Frame 1 (no input): blank canvas, image omitted
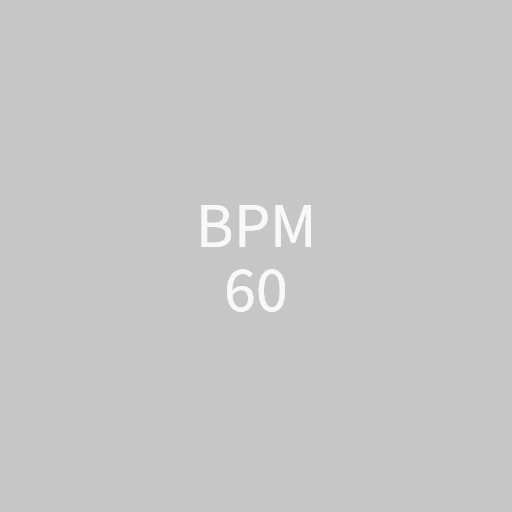
Frame 60 (the mouse pressed at the canvas centre just before this capture)
Frame 120 (the mouse held since frame 60 and released just before this capture): identical to frame 60, image omitted

The Processing sketch that drew this single still picture (run headless with seeded random() and noise(); from frame 60 on, the mouse is pressed at the canvas centre):

// Processing sketch: ANI2012H22_Tempo
// ── ANI2012H22_Tempo.pde
// ANI2012H22_Tempo.pde
// Exemple d'un programme qui simule un tempo en BPM (Beats Per Minutes).

// paramètres

float bpmDefault = 60;
float bpmDelta = 5.0f;
float bpmMin = 0.0f;
float bpmMax = 240.0f;

float fadeIntensity = 7.0f;

int colorBack = 15;

// variables
float bpm;

float timeNow;
float timeLast;
float timeElapsed;
float timeDelay;
float timeBetweenBeat;

int beatCount = 0;
int secondPerMinute = 60;

void setup()
{
  size(512, 512);

  textSize(64);
  textAlign(CENTER, CENTER);

  timeNow = timeLast = timeElapsed = timeDelay = timeBetweenBeat = 0.0f;

  // BPM initial
  changeBPM(bpmDefault);
}

void draw()
{
  // mise à jour des variables en lien avec le temps
  timeNow = millis();
  timeElapsed = (timeNow - timeLast) / 1000.0f;
  timeLast = timeNow;
  timeDelay += timeElapsed;

  // valider si le temps écoulé correspond au temps entre 2 beats
  if (timeDelay >= timeBetweenBeat)
  {
    // retrancher le temps écoulé
    timeDelay -= timeBetweenBeat;

    // émettre un beat
    beat();
  }

  // affichage à l'écran
  fill(255);
  text("BPM", width/2, height/2 - 32);
  text(round(bpm), width/2, height/2 + 32);

  // effet d'estompement progressif
  fade(fadeIntensity);
}

// fonction pour changer le BPM
void changeBPM(float bpmNew)
{
  println("change BPM from: " + round(bpm) + " to: " + round(bpmNew));
  bpm = bpmNew;
  timeDelay = 0.0f;

  // calculer le temps entre 2 beats
  timeBetweenBeat = secondPerMinute / bpm;
}

// fonction qui émet un beat
void beat()
{
  background(255);
  ++beatCount;
  println("beat " + beatCount + " @ " + round(bpm) + " BPM");
}

void fade(float intensity)
{
  noStroke();
  fill(colorBack, intensity);
  rect(0, 0, width, height);
}

float clamp(float value, float min, float max)
{
  if (value < min)
    return min;
  else if (value > max)
    return max;
  else
    return value;
}

void keyReleased()
{
  float bpmNew = bpm;

  if (keyCode == UP)
    bpmNew = clamp(bpm + bpmDelta, bpmMin, bpmMax);
  if (keyCode == DOWN)
    bpmNew = clamp(bpm - bpmDelta, bpmMin, bpmMax);

  changeBPM(bpmNew);
}

void mouseReleased()
{
  beat();
}
